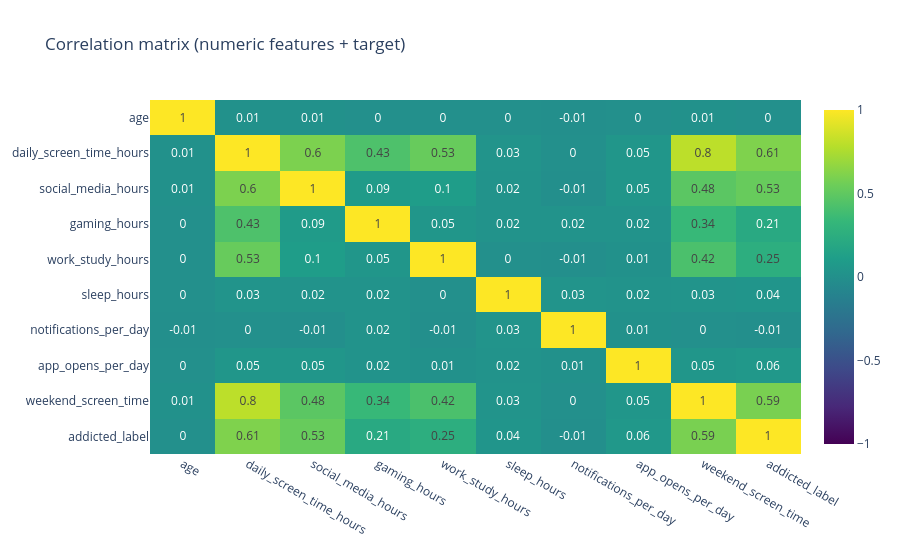

Notebook source saved alongside this figure:
### Markdown cell above
## 5. Correlation matrix

### Code cell
corr = train[NUM_COLS + [TARGET]].corr().round(2)

fig = go.Figure(go.Heatmap(
    z=corr.values, x=corr.columns, y=corr.columns,
    colorscale="Viridis", zmid=0, text=corr.values, texttemplate="%{text}",
    hovertemplate="%{y} vs %{x}: %{z}<extra></extra>",
))
fig.update_layout(title="Correlation matrix (numeric features + target)", height=550,
                   yaxis_autorange="reversed")
show_fig(fig, width=750)

### Figure 1 — Plotly figure (JSON) as saved in the notebook; plotly's stock layout.template omitted (floating-point values rounded to 4 significant figures)
{"data": [{"colorscale": [[0.0, "#440154"], [0.1111, "#482878"], [0.2222, "#3e4989"], [0.3333, "#31688e"], [0.4444, "#26828e"], [0.5556, "#1f9e89"], [0.6667, "#35b779"], [0.7778, "#6ece58"], [0.8889, "#b5de2b"], [1.0, "#fde725"]], "hovertemplate": "%{y} vs %{x}: %{z}<extra></extra>", "text": [[1.0, 0.01, 0.01, 0.0, 0.0, 0.0, -0.01, 0.0, 0.01, 0.0], [0.01, 1.0, 0.6, 0.43, 0.53, 0.03, 0.0, 0.05, 0.8, 0.61], [0.01, 0.6, 1.0, 0.09, 0.1, 0.02, -0.01, 0.05, 0.48, 0.53], [0.0, 0.43, 0.09, 1.0, 0.05, 0.02, 0.02, 0.02, 0.34, 0.21], [0.0, 0.53, 0.1, 0.05, 1.0, -0.0, -0.01, 0.01, 0.42, 0.25], [0.0, 0.03, 0.02, 0.02, -0.0, 1.0, 0.03, 0.02, 0.03, 0.04], [-0.01, 0.0, -0.01, 0.02, -0.01, 0.03, 1.0, 0.01, -0.0, -0.01], [0.0, 0.05, 0.05, 0.02, 0.01, 0.02, 0.01, 1.0, 0.05, 0.06], [0.01, 0.8, 0.48, 0.34, 0.42, 0.03, -0.0, 0.05, 1.0, 0.59], [0.0, 0.61, 0.53, 0.21, 0.25, 0.04, -0.01, 0.06, 0.59, 1.0]], "texttemplate": "%{text}", "type": "heatmap", "x": ["age", "daily_screen_time_hours", "social_media_hours", "gaming_hours", "work_study_hours", "sleep_hours", "notifications_per_day", "app_opens_per_day", "weekend_screen_time", "addicted_label"], "y": ["age", "daily_screen_time_hours", "social_media_hours", "gaming_hours", "work_study_hours", "sleep_hours", "notifications_per_day", "app_opens_per_day", "weekend_screen_time", "addicted_label"], "z": [[1.0, 0.01, 0.01, 0.0, 0.0, 0.0, -0.01, 0.0, 0.01, 0.0], [0.01, 1.0, 0.6, 0.43, 0.53, 0.03, 0.0, 0.05, 0.8, 0.61], [0.01, 0.6, 1.0, 0.09, 0.1, 0.02, -0.01, 0.05, 0.48, 0.53], [0.0, 0.43, 0.09, 1.0, 0.05, 0.02, 0.02, 0.02, 0.34, 0.21], [0.0, 0.53, 0.1, 0.05, 1.0, -0.0, -0.01, 0.01, 0.42, 0.25], [0.0, 0.03, 0.02, 0.02, -0.0, 1.0, 0.03, 0.02, 0.03, 0.04], [-0.01, 0.0, -0.01, 0.02, -0.01, 0.03, 1.0, 0.01, -0.0, -0.01], [0.0, 0.05, 0.05, 0.02, 0.01, 0.02, 0.01, 1.0, 0.05, 0.06], [0.01, 0.8, 0.48, 0.34, 0.42, 0.03, -0.0, 0.05, 1.0, 0.59], [0.0, 0.61, 0.53, 0.21, 0.25, 0.04, -0.01, 0.06, 0.59, 1.0]], "zmid": 0}], "layout": {"height": 550, "title": {"text": "Correlation matrix (numeric features + target)"}, "yaxis": {"autorange": "reversed"}}}
